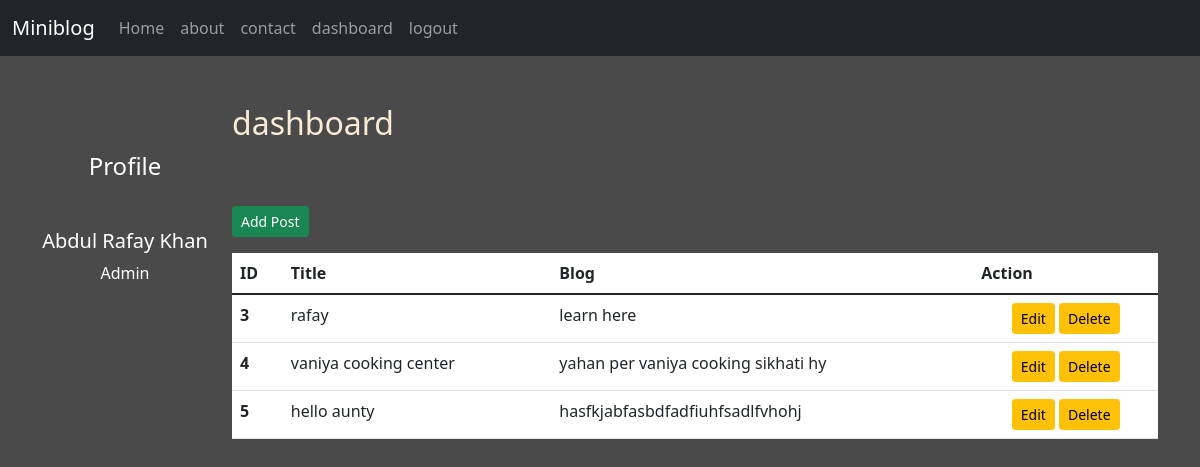
The page /dashboard/ (signed in) on the database its author committed.
### blog/models.py (models this page shows)
class Post(models.Model):
    title = models.CharField(max_length=150)
    desc = models.TextField()

### blog/views.py (the view)
# urls.py: path('dashboard/', views.dashboard, name="dashboard"),
def dashboard(request):
    if request.user.is_authenticated:
     posts = Post.objects.all()
     user = request.user
     full_name = user.get_full_name()
     gps = user.groups.all()
     return render(request, 'blog/dashboard.html', {'posts':posts, 'full_name':full_name , 'groups':gps} )
    else:
        return HttpResponseRedirect('/login/')

### blog/templates/blog/dashboard.html (shortened to what this page needs)
{% extends 'blog/base.html' %}
{% load static %}
{% block side %}
<div class="col-sm-2 text-white my-5 text-center">
  <h4 class="my-5">Profile</h4>
  <h5>{{full_name}}</h5>
  {% for group in groups %}
   <p>{{group.name}}</p>
  {% endfor %}
</div>
{% endblock side %}
{% block content %}
    <div class="col-sm-10 ">
    <h2 class="my-5 text-text-white">dashboard</h2>
    <a href="{% url 'addpost' %}" class="btn btn-success btn-sm my-3">Add Post</a>
    {% if posts %}
    <table class="table bg-white">
    <thead>
        <tr>
        <th scope="col">ID</th>
        <th scope="col">Title</th>
        <th scope="col">Blog</th>
        <th scope="col">Action</th>
        </tr>
    </thead>
    <tbody>
    {% for post in posts %}
        <tr>
        <th scope="row">{{post.id}}</th>
        <td>{{post.title}}</td>
        <td>{{post.desc}}</td>
        <td class="text-center">
        <a href="{% url 'edit' post.id %}" class="btn btn-warning btn-sm">Edit</a>
        {% if perms.blog.delete_Post %}
        <form action="{% url 'delete' post.id %}" method="post" class="d-inline">
            <input type="submit"  value="Delete" class="btn btn-warning btn-sm">
        </form>
        {% endif %}
        </td>
        </tr>
    {% endfor %}
    </tbody>
    </table>
    {% else %}
    <h4 class="text-center alert alert-warning">No record</h4>
    {% endif %}
    </div>
{% endblock content %}

### blog/templates/blog/base.html (shortened to what this page needs)
<!DOCTYPE html>
{% load static %}
<html lang="en">
<head>
    <link rel="stylesheet" href="{% static 'blog/css/bootstrap.css' %}">
    <link rel="stylesheet" href="{% static 'blog/css/style.css' %}">
</head>
<body>
    <div class="container-fluid bg-dark">
       {% include 'blog/navbar.html' %}
    </div>
    <div class="container">
       <div class="row">
       {% block side %}{% endblock side %}
       {% block content %}{% endblock content %}
       </div>
    </div>
</body>
</html>

### blog/templates/blog/navbar.html (shortened to what this page needs)
<nav class="navbar navbar-expand-lg navbar-dark bg-dark ">
  <a class="navbar-brand" href="#">Miniblog</a>
  <div class="collapse navbar-collapse" id="navbarNav">
    <ul class="navbar-nav ">
      <li class="nav-item active">
        <a class="nav-link" href="/">Home </a>
      </li>
      <li class="nav-item">
        <a class="nav-link" href="{% url 'about' %}">about</a>
      </li>
      <li class="nav-item">
        <a class="nav-link" href="{% url 'contact' %}">contact</a>
      </li>
      {% if request.user.is_authenticated %}
        <li class="nav-item">
          <a class="nav-link" href="{% url 'dashboard' %}">dashboard</a>
        </li>
        <li class="nav-item">
          <a class="nav-link" href="{% url 'logout' %}">logout</a>
        </li>
      {% endif %}
    </ul>
  </div>
</nav>

### blog/static/blog/css/style.css (style rules this page uses)
body { background-color: rgb(75, 74, 74); color: antiquewhite; }

### rows shown on the page
Post: id "3", title "rafay", desc "learn here"
Post: id "4", title "vaniya cooking center", desc "yahan per vaniya cooking sikhati hy"
Post: id "5", title "hello aunty", desc "hasfkjabfasbdfadfiuhfsadlfvhohj"

### other values the page prints
{{ full_name }} "Abdul Rafay Khan"
{{ group.name }} "Admin"
